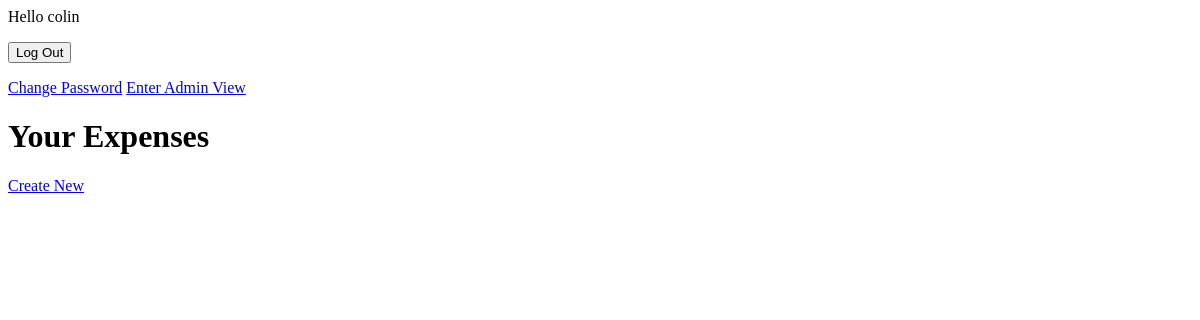
The app's page /expenses/ (signed in), older data.
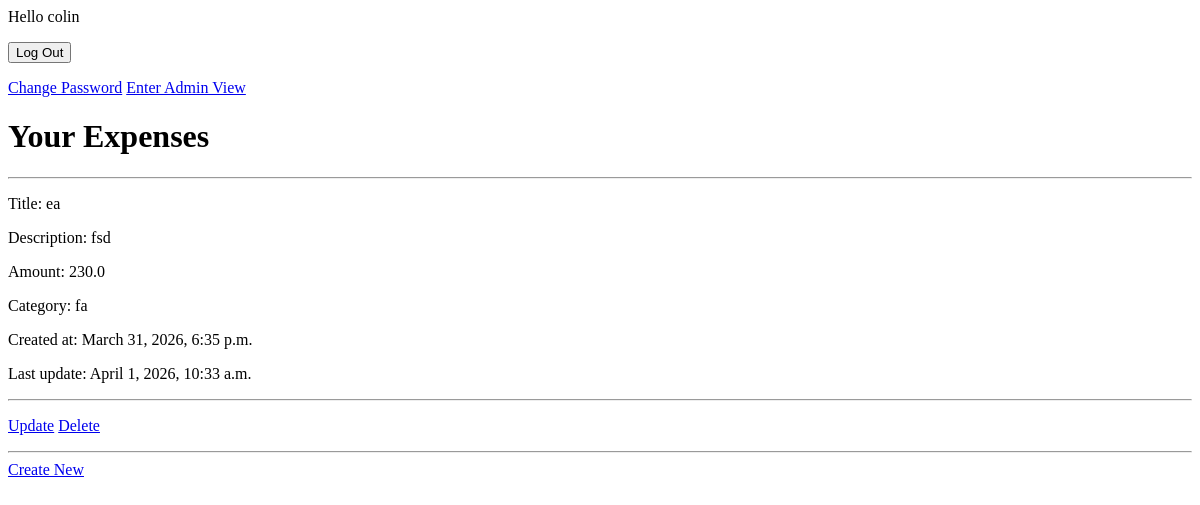
The same page, newer data.
### expenses/models.py (models this page shows)
class Expense(models.Model):
    title = models.TextField()
    description = models.TextField()
    amount = models.FloatField()
    category = models.TextField()
    created_at = models.DateTimeField(auto_now_add=True)
    last_update = models.DateTimeField(auto_now=True)
    user = models.ForeignKey(
        User,
        on_delete=models.CASCADE,
        related_name='expenses'
    )

### expenses/views.py (the view)
# urls.py: path('', ExpenseListView.as_view(), name='list'),
class ExpenseListView(LoginRequiredMixin, ListView):
    model = Expense
    template_name = 'expenses/list.html'
    context_object_name = 'expenses'
    def get_queryset(self):
        return Expense.objects.filter(user=self.request.user)

### templates/expenses/list.html (shortened to what this page needs)
{% if user.is_authenticated %}
	<p>Hello {{ user.username }}</p>
	<form action="{% url 'logout' %}" method="post">
		<button type="submit">Log Out</button>
	</form>
    <a href="{% url 'password_change' %}">Change Password</a>
    {% if user.is_superuser %}
        <a href="{% url 'admin:index' %}">Enter Admin View</a>
    {% endif %}
    <h1>Your Expenses</h1>
    {% for expense in expenses %}
        <hr>
        <p>Title: {{ expense.title }}</p>
        <p>Description: {{ expense.description }}</p>
        <p>Amount: {{ expense.amount }}</p>
        <p>Category: {{ expense.category }}</p>
        <p>Created at: {{ expense.created_at }}</p>
        <p>Last update: {{ expense.last_update }}</p>
        <hr>
        <p>
            <a href="{% url 'expenses:update' expense.id %}">Update</a>
            <a href="{% url 'expenses:delete' expense.id %}">Delete</a>
        </p>
        <hr>
    {% endfor %}
    <a href="{% url 'expenses:create' %}">Create New</a>
{% else %}
	<a href="{% url 'login' %}">Login</a>
	<a href="{% url 'accounts:signup' %}">Signup</a>
{% endif %}

Row changes from the older to the newer data that the page shows:
added Expense: title "ea", description "fsd", amount "230.0", category "fa", created_at "March 31, 2026, 6:35 p.m.", last_update "April 1, 2026, 10:33 a.m."
